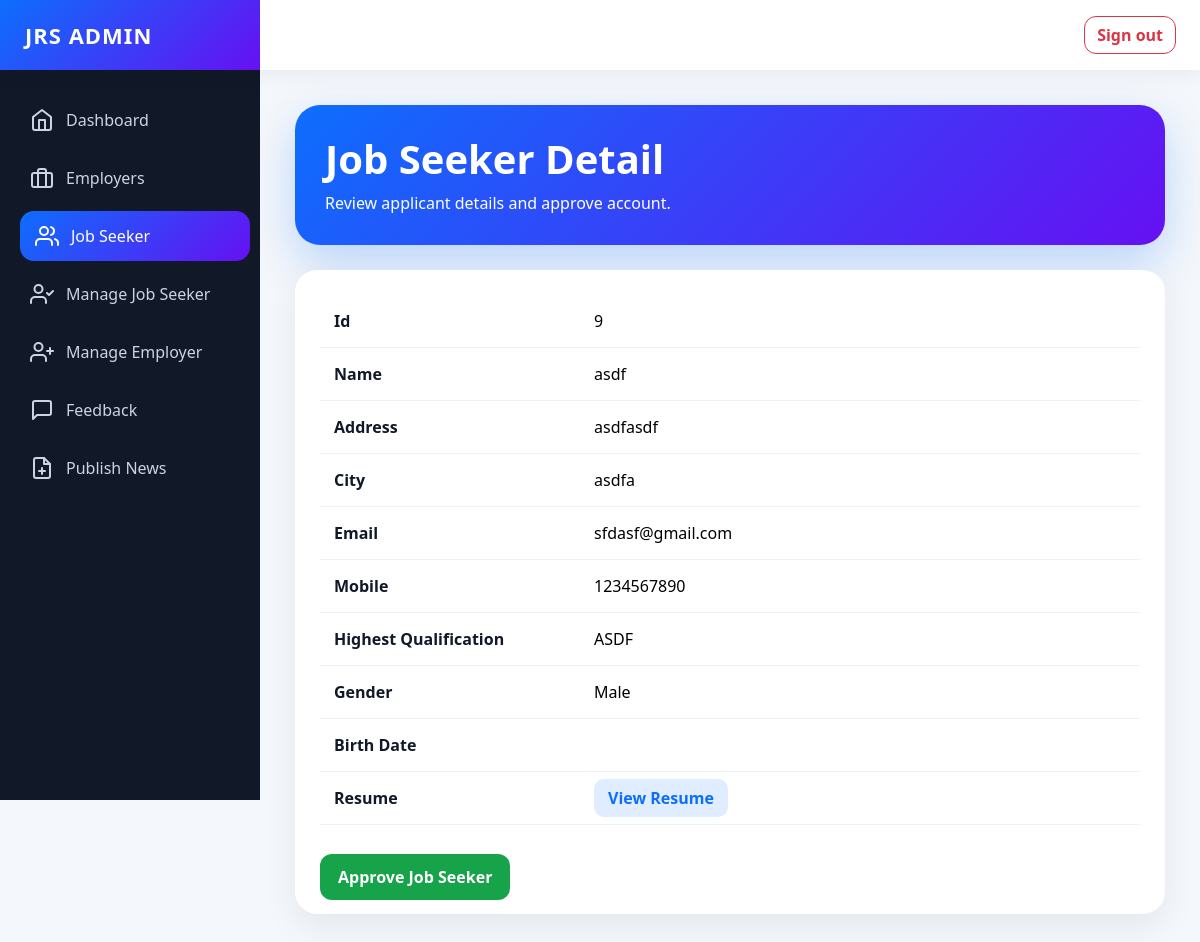
Page /admin/DetailJob.php?JobId=9 (signed in) on the committed database.
### tables this page shows
CREATE TABLE `jobseeker_reg` (
  `JobSeekId` int NOT NULL,
  `JobSeekerName` varchar(255) NOT NULL,
  `Address` varchar(255) NOT NULL,
  `City` varchar(255) NOT NULL,
  `Email` varchar(255) NOT NULL,
  `Mobile` varchar(255) NOT NULL,
  `Qualification` varchar(255) NOT NULL,
  `Experience` text NOT NULL,
  `Gender` varchar(255) NOT NULL,
  `BirthDate` varchar(255) NOT NULL,
  `age` int NOT NULL,
  `Resume` varchar(255) NOT NULL,
  `Status` varchar(255) NOT NULL,
  `Username` varchar(255) NOT NULL,
  `Password` varchar(255) NOT NULL,
  `Question` varchar(255) NOT NULL,
  `Answer` varchar(255) NOT NULL
);

### admin/DetailJob.php (the view, shortened to what this page needs)
<!doctype html>
<html lang="en">
<head>
<link href="https://cdn.jsdelivr.net/npm/bootstrap@5.3.3/dist/css/bootstrap.min.css" rel="stylesheet">
</head>
<body>
<div class="topbar d-flex justify-content-between align-items-center">
    <div class="brand-box">JRS ADMIN</div>
    <div class="me-4">
        <a href="logout.php" class="btn btn-outline-danger logout-btn">Sign out</a>
    </div>
</div>
<nav class="sidebar">
<ul class="nav flex-column">
<li class="nav-item">
<a class="nav-link" href="admin_dashboard.php">
<i data-feather="home"></i> Dashboard
</a>
</li>
<li class="nav-item">
<a class="nav-link" href="employer.php">
<i data-feather="briefcase"></i> Employers
</a>
</li>
<li class="nav-item">
<a class="nav-link active" href="jobseeker.php">
<i data-feather="users"></i> Job Seeker
</a>
</li>
<li class="nav-item">
<a class="nav-link" href="managejobseeker.php">
<i data-feather="user-check"></i> Manage Job Seeker
</a>
</li>
<li class="nav-item">
<a class="nav-link" href="manageemployer.php">
<i data-feather="user-plus"></i> Manage Employer
</a>
</li>
<li class="nav-item">
<a class="nav-link" href="feedback.php">
<i data-feather="message-square"></i> Feedback
</a>
</li>
<li class="nav-item">
<a class="nav-link" href="admin_news.php">
<i data-feather="file-plus"></i> Publish News
</a>
</li>
</ul>
</nav>
<main class="main-content">
<div class="page-header">
<h1 class="fw-bold mb-2">Job Seeker Detail</h1>
<p class="mb-0">Review applicant details and approve account.</p>
</div>
<div class="content-card">
<?php
$ID = $_GET['JobId'];
include 'connection/db.php';
$sql = "select * from jobseeker_reg where JobSeekId =$ID";
$result = mysqli_query($conn,$sql);
$row = mysqli_fetch_array($result);
?>
<div class="table-responsive">
<table class="table detail-table">
<tr>
<td>Id</td>
<td><?php echo $row['JobSeekId']; ?></td>
</tr>
<tr>
<td>Name</td>
<td><?php echo $row['JobSeekerName']; ?></td>
</tr>
<tr>
<td>Address</td>
<td><?php echo $row['Address']; ?></td>
</tr>
<tr>
<td>City</td>
<td><?php echo $row['City']; ?></td>
</tr>
<tr>
<td>Email</td>
<td><?php echo $row['Email']; ?></td>
</tr>
<tr>
<td>Mobile</td>
<td><?php echo $row['Mobile']; ?></td>
</tr>
<tr>
<td>Highest Qualification</td>
<td><?php echo $row['Qualification']; ?></td>
</tr>
<tr>
<td>Gender</td>
<td><?php echo $row['Gender']; ?></td>
</tr>
<tr>
<td>Birth Date</td>
<td><?php echo $row['BirthDate']; ?></td>
</tr>
<tr>
<td>Resume</td>
<td>
<a href="../job seeker/upload/<?php echo $row['Resume']; ?>" target="_blank" class="resume-btn">
View Resume
</a>
</td>
</tr>
</table>
</div>
<div class="mt-4">
<a href="ApprovJob.php?JobId=<?php echo $row['JobSeekId']; ?>" class="approve-btn">
Approve Job Seeker
</a>
</div>
</div>
</main>
</body>
</html>

### admin/DetailJob.php (style rules this page uses)
body { margin:0; background:#f4f7fb; font-family:"Segoe UI",Arial,sans-serif; color:#1f2937; }
.topbar { height:70px; background:#fff; box-shadow:0 4px 20px rgba(0,0,0,0.06); position:sticky; top:0; z-index:1000; }
.brand-box { width:260px; height:70px; background:linear-gradient(135deg,#0d6efd,#6610f2); color:#fff; display:flex; align-items:center; padding-left:25px; font-size:22px; font-weight:800; letter-spacing:1px; }
.logout-btn { border-radius:12px; font-weight:600; }
.sidebar { width:260px; min-height:calc(100vh - 70px); background:#111827; padding:25px 15px; position:fixed; left:0; top:70px; }
.sidebar .nav-link { color:#cbd5e1; border-radius:14px; padding:13px 15px; margin-bottom:8px; font-weight:500; display:flex; align-items:center; gap:12px; transition:0.25s; }
.sidebar .nav-link:hover, .sidebar .nav-link.active { background:linear-gradient(135deg,#0d6efd,#6610f2); color:#fff; transform:translateX(5px); }
.main-content { margin-left:260px; padding:35px; }
.page-header { background:linear-gradient(135deg,#0d6efd,#6610f2); color:#fff; border-radius:25px; padding:30px; box-shadow:0 18px 45px rgba(13,110,253,0.25); margin-bottom:25px; }
.content-card { background:#fff; border-radius:22px; padding:25px; box-shadow:0 12px 35px rgba(0,0,0,0.07); }
.detail-table td { padding:14px; border-bottom:1px solid #eef2f7; }
.detail-table td:first-child { width:260px; font-weight:700; color:#111827; }
.resume-btn { background:#e0ecff; color:#0d6efd; padding:8px 14px; border-radius:10px; text-decoration:none; font-weight:700; }
.approve-btn { background:#16a34a; color:#fff; padding:12px 18px; border-radius:12px; text-decoration:none; font-weight:700; }

### rows in the picture
jobseeker_reg: JobSeekId "9", JobSeekerName "asdf", Address "asdfasdf", City "asdfa", Email "sfdasf@gmail.com", Mobile "1234567890", Qualification "ASDF", Gender "Male"
